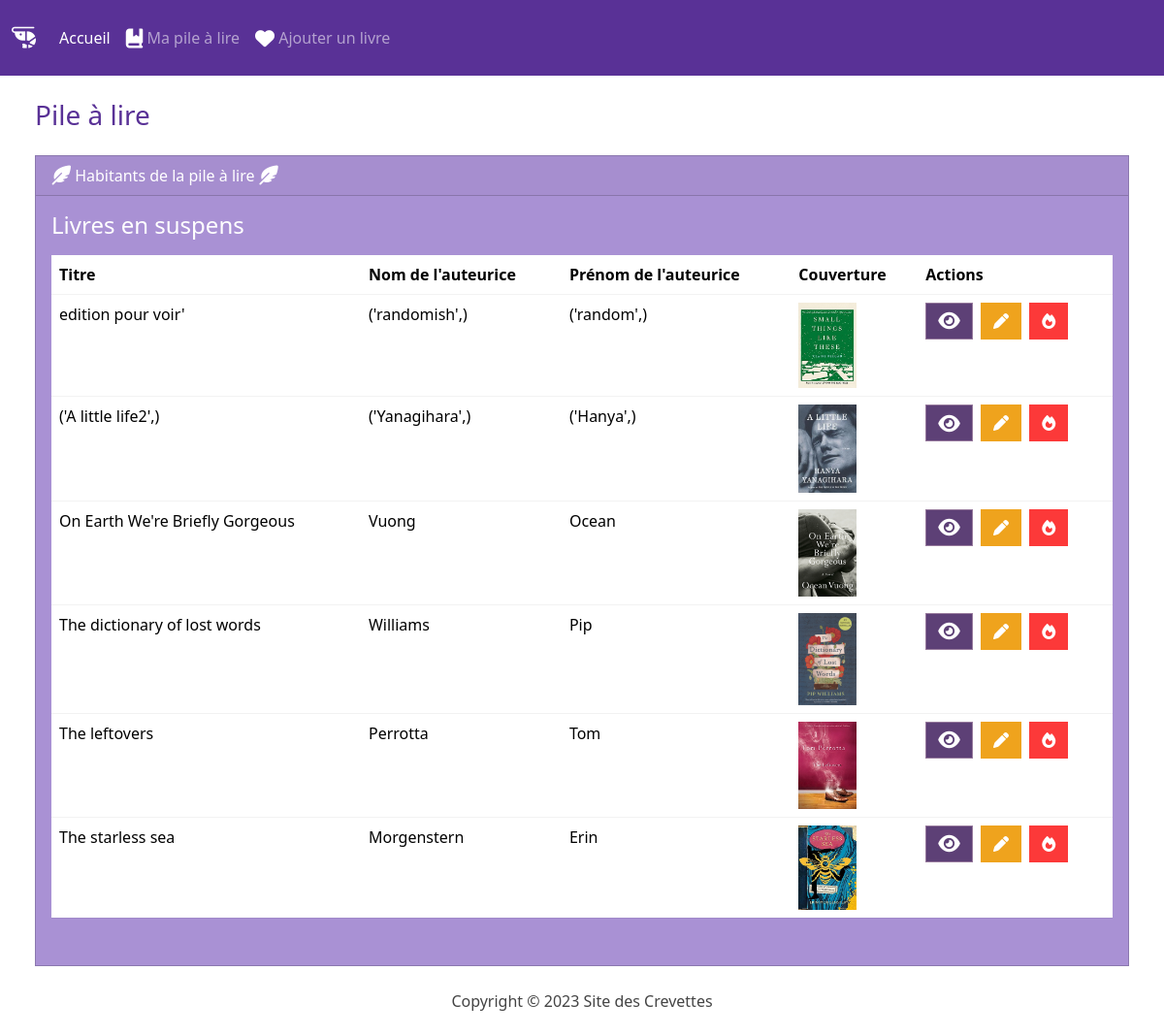
Page /pilealire on the committed database.
### books/models.py (models this page shows, shortened)
class Books(models.Model):
    titre_livre = models.CharField(max_length=150)
    nom_auteurice = models.CharField(max_length=50)
    prenom_auteurice = models.CharField(max_length=50)
    couverture = models.ImageField(upload_to='pics')

### books/views.py (the view)
# urls.py: path('pilealire', views.pilealire, name='pilealire'),
def pilealire(request):
    data = Books.objects.all()
    return render(request, "pilealire.html", {'Books': Books.objects.all()})

### books/templates/pilealire.html (shortened to what this page needs)
{% load static %}
<!DOCTYPE html>
<html lang="fr">
<head>
    <link href="{% static 'css/bootstrap.css' %}" rel="stylesheet">
    <link rel="stylesheet" href="https://cdnjs.cloudflare.com/ajax/libs/font-awesome/6.4.2/css/all.min.css" />
</head>
<body class="d-flex flex-column min-vh-100">
    <nav class="navbar navbar-expand-lg bg-primary" data-bs-theme="dark">
        <div class="container-fluid">
          <a class="navbar-brand" href="#"><i class="fa-solid fa-shrimp fa-shake fa-lg" style="color: #ffffff;" fa-lg></i></a>
          <div class="collapse navbar-collapse" id="navbarColor01">
            <ul class="navbar-nav me-auto">
              <li class="nav-item">
                <a class="nav-link active" href="{% url 'index' %}">Accueil
                </a>
              </li>
              <li class="nav-item">
                <a class="nav-link" href="{% url 'pilealire' %}"><i class="fa-solid fa-book-bookmark fa-lg" style="color: #ffffff;"></i> Ma pile à lire</a>
              </li>
              <li class="nav-item">
                <a class="nav-link" href="{% url 'ajout' %}"><i class="fa-solid fa-heart fa-lg" style="color: #ffffff;"></i> Ajouter un livre</a>
              </li>
                </div>
          </div>
      </nav>
      <div class="container-fluid">
        <h3 class="m-4" style="color:#593196">Pile à lire</h3>
        <div class="row">
          <div class="col-12">
            {% if Books %}
            <div class="card text-white bg-secondary ms-4 me-4 mb-4" style="max-width: 100rem;">
              <div class="card-header"><i class="fa-solid fa-feather-pointed fa-lg" style="color: #ffffff;"></i> Habitants de la pile à lire <i class="fa-solid fa-feather-pointed fa-lg" style="color: #ffffff;"></i></div>
              <div class="card-body">
                <h4 class="card-title">Livres en suspens</h4>
                <p class="card-text">
                  <div class="table-responsive">
                    <table class="table table-hover">
                      <thead>
                        <tr>
                          <th scope="col">Titre</th>
                          <th scope="col">Nom de l'auteurice</th>
                          <th scope="col">Prénom de l'auteurice</th>
                          <th scope="col">Couverture</th>
                          <th scope="col">Actions</th>
                        </tr>
                      </thead>
                      <tbody>
                        {% for Books in Books %}
                        <tr>
                          <td>
                            {{ Books.titre_livre }}
                          </td>
                          <td>
                            {{ Books.nom_auteurice }}
                          </td>
                          <td>
                            {{ Books.prenom_auteurice }}
                          </td>
                          <td>
                            <img class="couvlivre" src="{{ Books.couverture.url }}">
                          </td>
                          <td>
                            <button type="button" class="btn btn-success me-1" href="{% url 'view_book' %}?id={{Books.id}}" data-bs-toggle="modal" data-bs-target="#myModal{{Books.id}}"><i class="fa-solid fa-eye fa-lg" style="color: #ffffff;"></i></button>
                            <a class="btn btn-warning me-1" href="{% url 'edit' Books.id %}"><i class="fa-solid fa-pen" fa-lg style="color: #ffffff;"></i></a>
                            <button type="button" class="btn btn-danger" data-bs-toggle="modal" data-bs-target="#delete{{Books.id}}"><i class="fa-solid fa-fire" fa-lg style="color: #ffffff;"></i></button>
                          </td>
                        </tr>
                        {% endfor %}
                      </tbody>
                    </table>
                  </div>
                </p>
              </div>
            {% else %}
              <h5 class="alert alert-primary ms-4 me-4">Aucun bouquin (et c'est triste)</h5>
            {% endif %}
            </div>
          </div>
        </div>
      </div>
      <footer class="mt-auto mb-4">
        <div class="text-center">
          <span>
            Copyright &copy; <script>document.write(new Date().getFullYear())</script> Site des Crevettes
          </span>
        </div>
      </footer>
</body>
</html>

### rows in the picture
Books: titre_livre "edition pour voir'", nom_auteurice "('randomish',)", prenom_auteurice "('random',)", couverture (picture)
Books: titre_livre "('A little life2',)", nom_auteurice "('Yanagihara',)", prenom_auteurice "('Hanya',)", couverture (picture)
Books: titre_livre "On Earth We're Briefly Gorgeous", nom_auteurice "Vuong", prenom_auteurice "Ocean", couverture (picture)
Books: titre_livre "The dictionary of lost words", nom_auteurice "Williams", prenom_auteurice "Pip", couverture (picture)
Books: titre_livre "The leftovers", nom_auteurice "Perrotta", prenom_auteurice "Tom", couverture (picture)
Books: titre_livre "The starless sea", nom_auteurice "Morgenstern", prenom_auteurice "Erin", couverture (picture)
